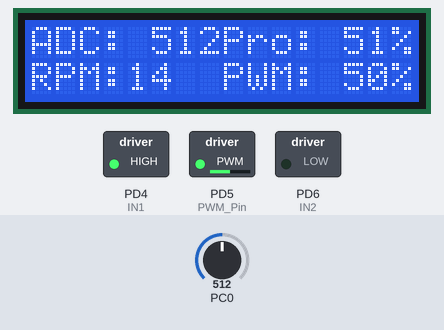
Bench run of a program on a simulated ATmega328P, built with avr-gcc and emulated at 16 MHz (the files do not name the chip). Shown: 16×2 character LCD, switched loads named in the program (green lamp = pin HIGH). Wiring (inferred from the names in the program): character LCD (HD44780): RS PD7; E PB0; data PB1, PB2, PB3, PB4. Inputs (shaded band) come from the test bench; at power-on: PC0 = 512. Pins used as bus, display or sensor lines are not drawn.

Above: at 1.2 s.
1.3 s: PC0 set to 716
At 2.8 s:
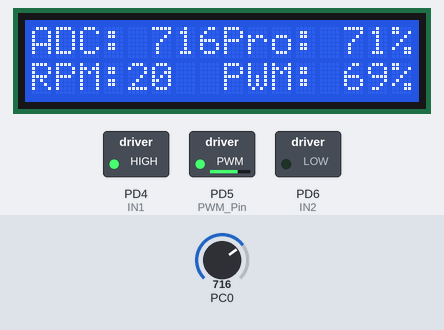
3.2 s: PC0 set to 900
At 4.5 s:
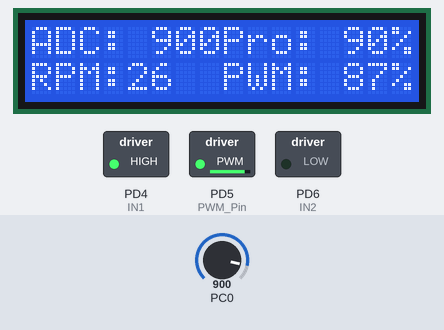
4.8 s: PC0 set to 122
At 5.6 s:
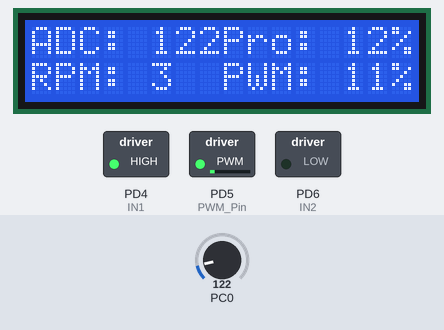
6.7 s: PC0 set to 0
At 7.6 s:
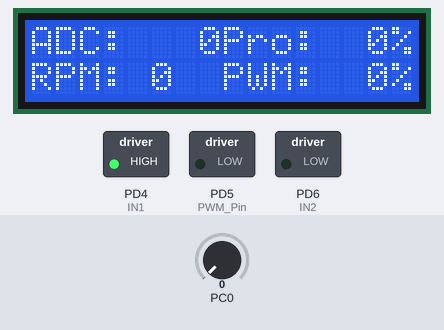
Timing chart, 0 to 9.3 s (numbered marks = the images above; inputs shaded):
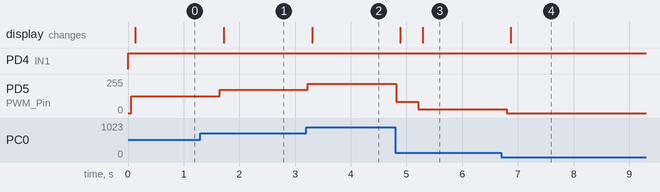

Measured:
- after the input at 1.3 s, PD5 (PWM_Pin): 127/255 → 175/255 after 0.34 s; the display: changes after 0.42 s (image 1)
- after the input at 3.2 s, PD5 (PWM_Pin): 175/255 → 221/255 at once; the display: changes after 0.11 s (image 2)
- after the input at 4.8 s, PD5 (PWM_Pin): 221/255 → 86/255 at once, → 28/255 0.40 s later; the display: first changes after 0.09 s (image 3 shows a later state)
- after the input at 6.7 s, PD5 (PWM_Pin): 28/255 → 0/255 after 0.10 s; the display: changes after 0.18 s (image 4)

The program:

main.c
```c
/*
 * Teig_Maschine-L298N.c
 *
 * Created: 16.05.2025 17:56:29
 * Author : luayy
 */

#define F_CPU 16000000UL

#include <avr/io.h>
#include <util/delay.h>
#include "lcd.h"
#include <stdlib.h>
#include <stdio.h>
#include <avr/interrupt.h>

#define PWM_Pin PD5
#define IN1 PD4
#define IN2 PD6


void adc_init(void);
uint16_t read_adc_once(uint8_t channel);
uint16_t get_adc_value(uint8_t channel);

int main(void)
{
	DDRD |= (1<<PWM_Pin) | (1 << IN1) | (1 << IN2);

	PORTD |= (1 << IN1);   // vorwärts
	PORTD &= ~(1 << IN2);  // rückwärts aus

	uint16_t Poti = 0;
	uint16_t Poti_Prozent = 0;
	char buffer[16];
	uint16_t DutyCycle = 0;
	uint8_t ocr_wert;
	uint16_t rpm_schaetzung;

	adc_init();
	lcd_init();

	//PWM aktivieren
	TCCR0A |= (1<<COM0B1) | (1<<WGM00) | (1<<WGM01);
	//TIMSK0 |= (1<<TOIE0);
	//sei();
	TCCR0B = (1<<CS00);

	while (1)
	{
		Poti = get_adc_value(0); // Kanal 0 = PC0
		Poti_Prozent = Poti/10;
		DutyCycle = (Poti * 100UL) / 1023;
		ocr_wert = (DutyCycle * 255UL) / 100;
		// Beispiel: realistische RPM (z.?B. 0 12.700 bei 100 %)
		rpm_schaetzung = (ocr_wert * 30UL) / 255;

		// PWM-Wert auf OCR0B setzen
		OCR0B = ocr_wert;

		// LCD Zeile 0: ADC und PWM-Prozent anzeigen
		sprintf(buffer, "ADC:%4uPro:%3u%%", Poti, Poti_Prozent);
		lcd_gotoxy(0, 0);
		lcd_puts(buffer);

		// LCD Zeile 1: RPM anzeigen
		sprintf(buffer, "RPM:%2u  PWM:%3u%%", rpm_schaetzung, DutyCycle);
		lcd_gotoxy(0, 1);
		lcd_puts(buffer);

		_delay_ms(300);
	}
}

void adc_init(void)
{
	ADMUX = (1 << REFS0); // AVCC als Referenz, Kanal 0
	ADCSRA = (1 << ADEN) | (1 << ADPS2) | (1 << ADPS1) | (1 << ADPS0); // ADC aktivieren  // Prescaler 128
}

uint16_t read_adc_once(uint8_t channel)
{
	ADMUX = (ADMUX & 0xF0) | (channel & 0x07); // Kanal setzen
	ADCSRA |= (1 << ADSC); // Konvertierung starten
	while (ADCSRA & (1 << ADSC)); // Warten bis fertig
	return ADC; // 10-Bit Ergebnis zurückgeben
}
// Geglättete ADC-Messung (z.?B. Mittelwert aus 10 Werten)
uint16_t get_adc_value(uint8_t channel)
{
	uint32_t summe = 0;
	for (uint8_t i = 0; i < 10; i++)
	{
		summe += read_adc_once(channel);
		_delay_ms(2);
	}
	return summe / 10; // Mittelwert
}
```

i2c.c
```c
#include "i2c.h"
#include <avr/io.h>

void i2c_init(void) {
    TWSR = 0;
    TWBR = 32; // ~100kHz @ 16MHz
    TWCR = (1<<TWEN);
}
void i2c_start(void) {
    TWCR = (1<<TWSTA)|(1<<TWEN)|(1<<TWINT);
    while (!(TWCR & (1<<TWINT)));
}
void i2c_stop(void) {
    TWCR = (1<<TWSTO)|(1<<TWEN)|(1<<TWINT);
}
void i2c_write(uint8_t data) {
    TWDR = data;
    TWCR = (1<<TWEN)|(1<<TWINT);
    while (!(TWCR & (1<<TWINT)));
}
```

i2c.h
```c
#ifndef I2C_H_
#define I2C_H_

#include <avr/io.h>

void i2c_init(void);
void i2c_start(void);
void i2c_stop(void);
void i2c_write(uint8_t data);

#endif
```

lcd.c
```c
#include <avr/io.h>
#include <util/delay.h>
#include "lcd.h"

// LCD RS ? PD7
#define LCD_RS_PORT PORTD
#define LCD_RS_DDR  DDRD
#define LCD_RS_PIN  PD7

// LCD E ? PB0
#define LCD_EN_PORT PORTB
#define LCD_EN_DDR  DDRB
#define LCD_EN_PIN  PB0

// LCD D4 D7 ? PB1 PB4
#define LCD_DATA_PORT PORTB
#define LCD_DATA_DDR  DDRB
#define LCD_D4_PIN PB1
#define LCD_D5_PIN PB2
#define LCD_D6_PIN PB3
#define LCD_D7_PIN PB4

void lcd_enable(void) {
	LCD_EN_PORT |= (1 << LCD_EN_PIN);
	_delay_us(1);
	LCD_EN_PORT &= ~(1 << LCD_EN_PIN);
	_delay_us(100);
}

void lcd_send_nibble(uint8_t data) {
	// nur High Nibble relevant
	if (data & 0x10) LCD_DATA_PORT |= (1 << LCD_D4_PIN); else LCD_DATA_PORT &= ~(1 << LCD_D4_PIN);
	if (data & 0x20) LCD_DATA_PORT |= (1 << LCD_D5_PIN); else LCD_DATA_PORT &= ~(1 << LCD_D5_PIN);
	if (data & 0x40) LCD_DATA_PORT |= (1 << LCD_D6_PIN); else LCD_DATA_PORT &= ~(1 << LCD_D6_PIN);
	if (data & 0x80) LCD_DATA_PORT |= (1 << LCD_D7_PIN); else LCD_DATA_PORT &= ~(1 << LCD_D7_PIN);
	lcd_enable();
}

void lcd_cmd(uint8_t cmd) {
	LCD_RS_PORT &= ~(1 << LCD_RS_PIN); // RS = 0 für Befehle
	lcd_send_nibble(cmd & 0xF0);
	lcd_send_nibble((cmd << 4) & 0xF0);
	_delay_ms(2);
}

void lcd_data(uint8_t data) {
	LCD_RS_PORT |= (1 << LCD_RS_PIN); // RS = 1 für Daten
	lcd_send_nibble(data & 0xF0);
	lcd_send_nibble((data << 4) & 0xF0);
	_delay_ms(2);
}

void lcd_init(void) {
	// RS (PD7)
	LCD_RS_DDR |= (1 << LCD_RS_PIN);
	// EN + D4 D7 (PB0 PB4)
	LCD_EN_DDR |= (1 << LCD_EN_PIN);
	LCD_DATA_DDR |= (1 << LCD_D4_PIN) | (1 << LCD_D5_PIN) | (1 << LCD_D6_PIN) | (1 << LCD_D7_PIN);

	_delay_ms(20);
	lcd_cmd(0x33);
	lcd_cmd(0x32);
	lcd_cmd(0x28); // 4-bit, 2 Zeilen, 5x8 Font
	lcd_cmd(0x0C); // Display AN, Cursor AUS
	lcd_cmd(0x06); // Cursor INKREMENT
	lcd_cmd(0x01); // Löschen
	_delay_ms(2);
}

void lcd_gotoxy(uint8_t x, uint8_t y) {
	uint8_t addr[] = {0x00, 0x40};
	lcd_cmd(0x80 + addr[y] + x);
}

void lcd_puts(const char* str) {
	while (*str) {
		lcd_data(*str++);
	}
}
```

lcd.h
```c
#ifndef LCD_H
#define LCD_H

void lcd_init(void);
void lcd_cmd(uint8_t cmd);
void lcd_data(uint8_t data);
void lcd_gotoxy(uint8_t x, uint8_t y);
void lcd_puts(const char* str);

#endif
```
